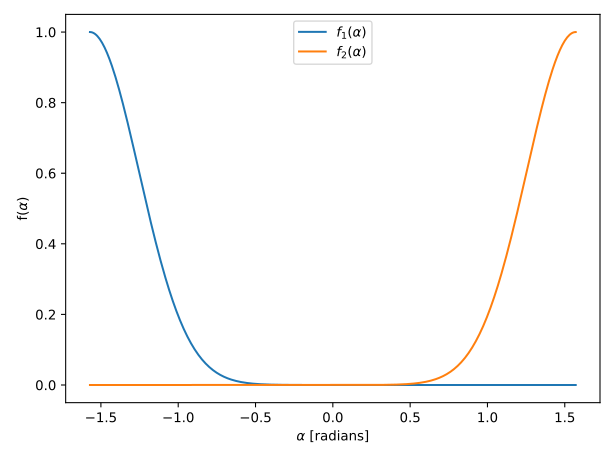

Reproduce this figure in Python.
import numpy as np
import matplotlib.pyplot as plt

# Define the alpha range from -90° to 90° in radians
alpha = np.linspace(-np.pi/2, np.pi/2, 400)

# Define the two functions
f1 = np.exp(-((alpha + np.pi/2)**2) / 0.2)
f2 = np.exp(-((alpha - np.pi/2)**2) / 0.2)

# Create the plot
plt.figure()  
plt.plot(alpha, f1, label='$f_1(\\alpha)$')     
plt.plot(alpha, f2, label='$f_2(\\alpha)$') 
plt.xlabel(r'$\alpha$ [radians]') 
plt.ylabel(r'f$(\alpha)$')  
plt.legend()
plt.tight_layout()

# Save as SVG
file_path = 'control_barrier_func_slipstream.svg'
plt.savefig(file_path, format='svg')

file_path
